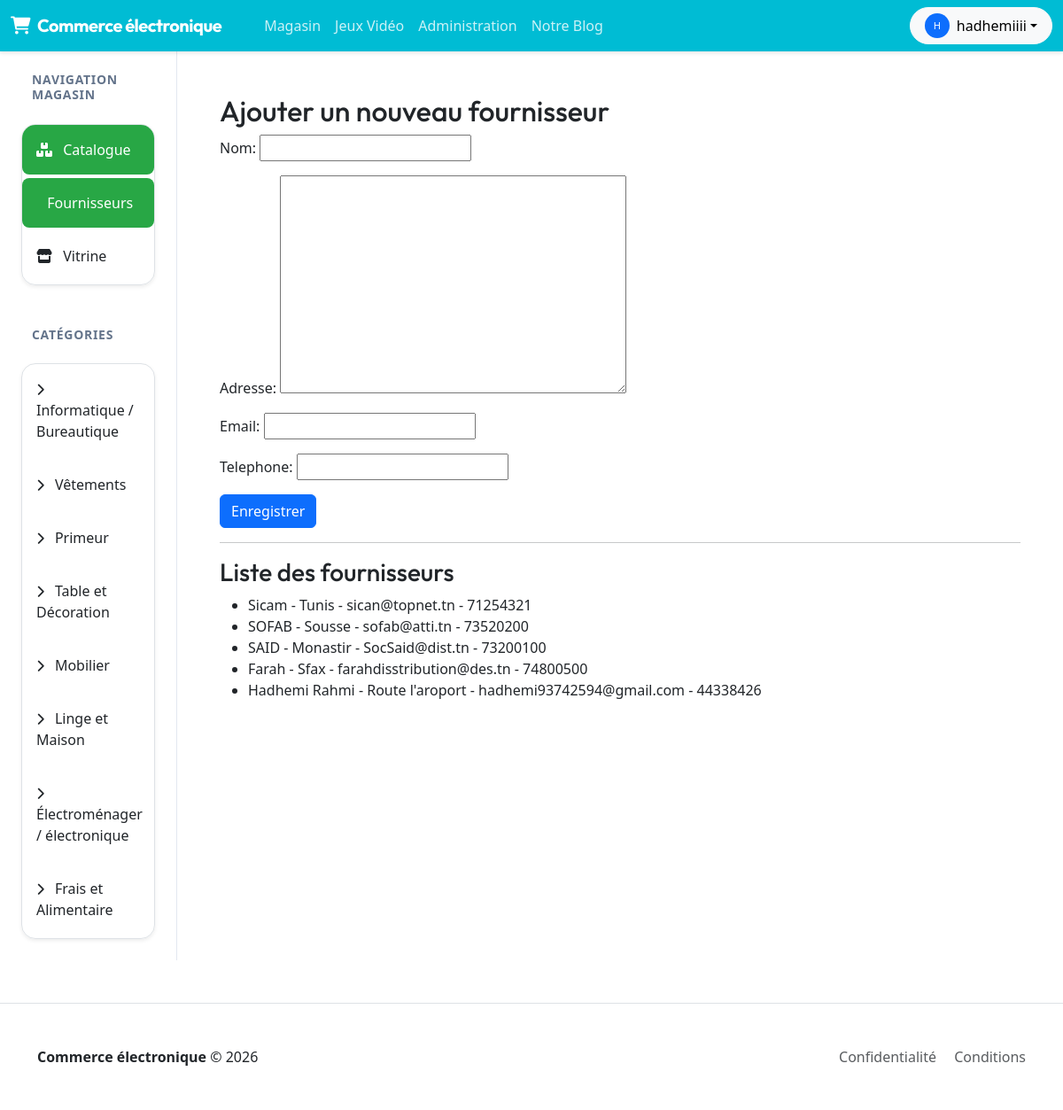
The app's page /magasin/nouveauFournisseur/ (signed in) with its own data.
### magasin/models.py (models this page shows, shortened)
class  Categorie(models.Model):
    nom = models.CharField(max_length=50,default='Alimentaire')

class Fournisseur(models.Model):
    nom = models.CharField(max_length=100)
    adresse=models.TextField()
    email=models.EmailField()
    telephone=models.CharField(max_length=8)

### magasin/views.py (the view)
# urls.py: path('nouveauFournisseur/', views.nouveauFournisseur, name='nouveauFournisseur'),
@login_required
def nouveauFournisseur(request):
    if request.method == "POST":
        form = FournisseurForm(request.POST)
        if form.is_valid():
            form.save()
            return redirect('nouveauFournisseur')
    else:
        form = FournisseurForm()
    liste_fournisseurs = Fournisseur.objects.all()
    categories = Categorie.objects.all()
    context = {
        'form': form,
        'liste_fournisseurs': liste_fournisseurs,
        'categories': categories
    }
    return render(request, 'magasin/fournisseur.html', context)

### magasin/forms.py
class FournisseurForm(ModelForm):
    class Meta:
        model = Fournisseur
        fields = "__all__" #pour tous les champs de la table

### magasin/templates/magasin/fournisseur.html (shortened to what this page needs)
{% extends 'magasin/base.html' %}
{% block content %}
<h2>Ajouter un nouveau fournisseur</h2>
<form method="POST">
    {{ form.as_p }}
    <button type="submit" class="btn btn-primary">Enregistrer</button>
</form>
<hr>
<h3>Liste des fournisseurs</h3>
<ul>
    {% for fournisseur in liste_fournisseurs %}
        <li>{{ fournisseur.nom }} - {{ fournisseur.adresse }} - {{ fournisseur.email }} - {{ fournisseur.telephone }}</li>
    {% empty %}
        <li>Aucun fournisseur disponible.</li>
    {% endfor %}
</ul>
{% endblock %}

### magasin/templates/magasin/base.html (shortened to what this page needs)
{% extends 'base.html' %}
{% block layout %}
<div class="container-fluid">
    <div class="row">
        <aside class="col-lg-2 col-md-3 sidebar d-none d-md-block p-4" style="min-height: calc(100vh - 70px);">
            <h6 class="sidebar-title mb-4">Navigation Magasin</h6>
            <div class="list-group list-group-flush shadow-sm rounded-4 overflow-hidden border">
                <a href="{% url 'index' %}" class="list-group-item list-group-item-action {% if not request.GET.categorie %}active-category{% endif %} py-3 border-0">
                    <i class="fa-solid fa-boxes-stacked me-2"></i> Catalogue
                </a>
                <a href="{% url 'nouveauFournisseur' %}" class="list-group-item list-group-item-action {% if 'Fournisseur' in request.path %}active-category{% endif %} py-3 border-0">
                     Fournisseurs
                </a>
                <a href="{% url 'vitrine' %}" class="list-group-item list-group-item-action {% if 'vitrine' in request.path %}active-category{% endif %} py-3 border-0">
                    <i class="fa-solid fa-store me-2"></i> Vitrine
                </a>
            </div>
            <h6 class="sidebar-title mt-5 mb-4">Catégories</h6>
            <div class="list-group list-group-flush shadow-sm rounded-4 overflow-hidden border">
                {% for categorie in categories %}
                <a href="{% url 'index' %}?categorie={{ categorie.id }}"
                   class="list-group-item list-group-item-action {% if request.GET.categorie == categorie.id|stringformat:'i' %}active-category{% endif %} py-3 border-0">
                    <i class="fa-solid fa-chevron-right me-2 small"></i> {{ categorie.nom }}
                </a>
                {% empty %}
                <div class="list-group-item text-muted small py-3">Aucune catégorie</div>
                {% endfor %}
            </div>
        </aside>
        <main class="col-lg-10 col-md-9 p-0 bg-white">
            <div class="p-4 p-lg-5">
                <div class="fade-in">
                    {% block content %}{% endblock %}
                </div>
            </div>
        </main>
    </div>
</div>
{% endblock %}

### templates/base.html (shortened to what this page needs)
{% load static %}
<!DOCTYPE html>
<html lang="fr">
<head>
    <link rel="stylesheet" href="{% static 'css/base.css' %}">
    <link href="https://cdn.jsdelivr.net/npm/bootstrap@5.3.2/dist/css/bootstrap.min.css" rel="stylesheet">
    <link rel="stylesheet" href="https://cdnjs.cloudflare.com/ajax/libs/font-awesome/6.0.0/css/all.min.css">
</head>
<body class="d-flex flex-column min-vh-100">
<nav class="navbar navbar-expand-lg navbar-light navbar-custom">
    <div class="container-fluid">
        <a class="navbar-brand d-flex align-items-center" href="{% url 'accueil' %}">
            <i class="fa-solid fa-cart-shopping me-2"></i>
            <span>Commerce électronique</span>
        </a>
        <div class="collapse navbar-collapse" id="navbarNav">
            <ul class="navbar-nav me-auto mb-2 mb-lg-0 ms-lg-4">
                <li class="nav-item">
                    <a class="nav-link" href="{% url 'index' %}">Magasin</a>
                </li>
                <li class="nav-item">
                    <a class="nav-link" href="{% url 'jeu_list' %}">Jeux Vidéo</a>
                </li>
                <li class="nav-item">
                    <a class="nav-link" href="/admin/">Administration</a>
                </li>
                <li class="nav-item">
                    <a class="nav-link" href="{% url 'post_list' %}">Notre Blog</a>
                </li>
            </ul>
            <div class="d-flex align-items-center">
                {% if user.is_authenticated %}
                <div class="dropdown">
                    <button class="btn btn-light dropdown-toggle d-flex align-items-center rounded-pill px-3" type="button" data-bs-toggle="dropdown">
                        <div class="bg-primary text-white rounded-circle d-flex align-items-center justify-content-center me-2" style="width: 28px; height: 28px; font-size: 0.7rem;">
                            {{ user.username|first|upper }}
                        </div>
                        <span>{{ user.username }}</span>
                    </button>
                </div>
                {% else %}
                <a href="{% url 'login' %}" class="btn btn-outline-primary me-2 rounded-pill">Connexion</a>
                <a href="{% url 'register' %}" class="btn btn-primary rounded-pill">S'inscrire</a>
                {% endif %}
            </div>
        </div>
    </div>
</nav>
<div class="flex-grow-1">
    {% block layout %}{% endblock %}
</div>
<footer class="bg-white border-top py-5 mt-5">
    <div class="container">
        <div class="row align-items-center">
            <div class="col-md-6 text-center text-md-start">
                <span class="fw-bold">Commerce électronique</span> &copy; 2026
            </div>
            <div class="col-md-6 text-center text-md-end mt-3 mt-md-0">
                <a href="#" class="text-muted text-decoration-none me-3">Confidentialité</a>
                <a href="#" class="text-muted text-decoration-none">Conditions</a>
            </div>
        </div>
    </div>
</footer>
</body>
</html>

### magasin/static/css/base.css (style rules this page uses)
:root { --primary: #06b6d4; --primary-hover: #0891b2; --secondary: #10b981; --secondary-hover: #059669; --slate-50: #f8fafc; --slate-100: #f1f5f9; --slate-200: #e2e8f0; --slate-600: #475569; --slate-900: #0f172a; --bg-main: #ffffff; --bg-card: #ffffff; --text-main: #1e293b; --text-muted: #64748b; --border: #e2e8f0; --shadow-sm: 0 1px 2px 0 rgb(0 0 0 / 0.05); --shadow: 0 4px 6px -1px rgba(0, 0, 0, 0.05), 0 2px 4px -2px rgba(0, 0, 0, 0.05); --shadow-lg: 0 10px 15px -3px rgba(0, 0, 0, 0.08); --radius: 1rem; }
body { background-color: var(--bg-main); color: var(--text-main); font-family: 'Inter', sans-serif; -webkit-font-smoothing: antialiased; }
h1, h2, h3, h4, .navbar-brand { font-family: 'Outfit', sans-serif; font-weight: 700; }
.navbar-custom { background: #00bcd4 !important; padding: 1rem 2rem; position: sticky; top: 0; z-index: 1000; box-shadow: 0 2px 4px rgba(0,0,0,0.1); }
.navbar-brand { font-size: 1.5rem; color: white !important; letter-spacing: -0.025em; }
.navbar-brand i { margin-right: 0.5rem; }
.nav-link { color: rgba(255, 255, 255, 0.8) !important; font-weight: 500; transition: color 0.2s; }
.sidebar { background: var(--bg-card); border-right: 1px solid var(--border); padding: 2rem 1.25rem !important; }
.sidebar-title { font-size: 0.875rem; font-weight: 600; text-transform: uppercase; letter-spacing: 0.05em; color: var(--text-muted); margin-bottom: 1.25rem; padding-left: 0.75rem; }
.list-group-item { border: none !important; border-radius: 0.5rem !important; margin-bottom: 0.25rem; padding: 0.75rem 1rem; font-weight: 500; color: var(--text-muted); transition: all 0.2s; background: transparent !important; }
.list-group-item.active-category { background: #28a745 !important; color: white !important; }
.btn-primary { background-color: var(--primary); border: none; padding: 0.625rem 1.25rem; border-radius: 0.5rem; font-weight: 600; transition: all 0.2s; }
.fade-in { animation: fadeIn 0.5s ease-out forwards; }

### records on screen
Categorie: nom "Informatique / Bureautique"
Categorie: nom "Vêtements"
Categorie: nom "Primeur"
Categorie: nom "Table et Décoration"
Categorie: nom "Mobilier"
Categorie: nom "Linge et Maison"
Categorie: nom "Électroménager / électronique"
Categorie: nom "Frais et Alimentaire"
Fournisseur: nom "Sicam", adresse "Tunis", email "sican@topnet.tn", telephone "71254321"
Fournisseur: nom "SOFAB", adresse "Sousse", email "sofab@atti.tn", telephone "73520200"
Fournisseur: nom "SAID", adresse "Monastir", email "SocSaid@dist.tn", telephone "73200100"
Fournisseur: nom "Farah", adresse "Sfax", email "farahdisstribution@des.tn", telephone "74800500"
Fournisseur: nom "Hadhemi Rahmi", adresse "Route l'aroport", email "hadhemi93742594@gmail.com", telephone "44338426"

### other values on screen
{{ user.username|first|upper }} "H"
{{ user.username }} "hadhemiiii"
